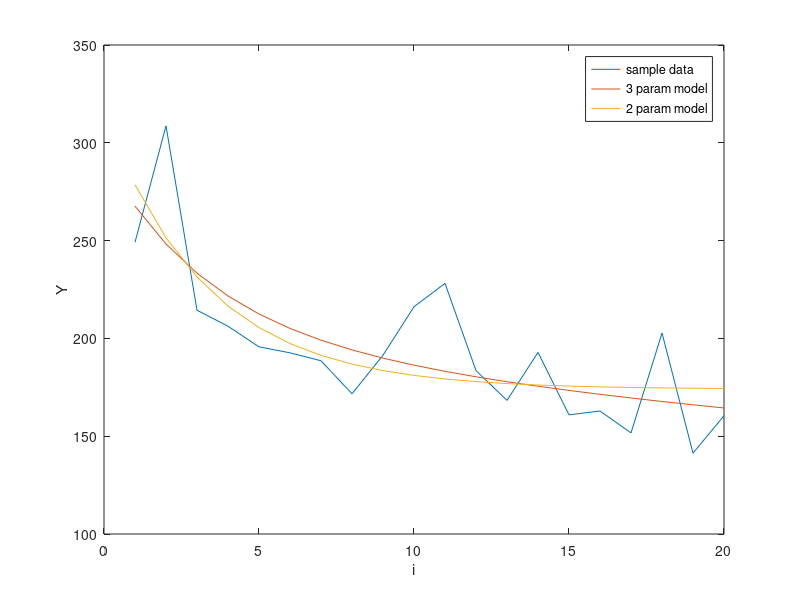

Reproduce this figure in MATLAB.
%% problem 4

nrep = 100;
i = 1:1:20;
x = 3*i;

for idx = 1:1:nrep
    
    beta = [100,100,100];
    X = [ones(1, size(i,2)); exp(-0.1*x); exp(-0.01*x)];
    eta = beta * X;
    Y = normrnd(eta, 0.1*eta);
    % Y = poissrnd(eta);

    W = diag(1./(0.1*eta));
    
    beta_wls_3p = inv(X*W*X.')*X*W*Y.';
    beta1_wls_3p(idx) = beta_wls_3p(1);
    beta2_wls_3p(idx) = beta_wls_3p(2);
    beta3_wls_3p(idx) = beta_wls_3p(3);
    
    X_2p = [ones(1, size(i,2)); exp(-0.1*x)];
    beta_wls_2p = inv(X_2p*W*X_2p.')*X_2p*W*Y.';
    beta1_wls_2p(idx) = beta_wls_2p(1);
    beta2_wls_2p(idx) = beta_wls_2p(2);
end

beta1_wls_3p_mean = mean(beta1_wls_3p);
beta1_wls_3p_std = std(beta1_wls_3p);
beta2_wls_3p_mean = mean(beta2_wls_3p);
beta2_wls_3p_std = std(beta2_wls_3p);
beta3_wls_3p_mean = mean(beta3_wls_3p);
beta3_wls_3p_std = std(beta3_wls_3p);

beta1_wls_2p_mean = mean(beta1_wls_2p);
beta1_wls_2p_std = std(beta1_wls_2p);
beta2_wls_2p_mean = mean(beta2_wls_2p);
beta2_wls_2p_std = std(beta2_wls_2p);

plot(i, Y);
hold on
plot(i, beta_wls_3p.' * X);
hold on
plot(i, beta_wls_2p.' * X_2p);
legend('sample data', '3 param model', '2 param model');
xlabel('i');
ylabel('Y');
